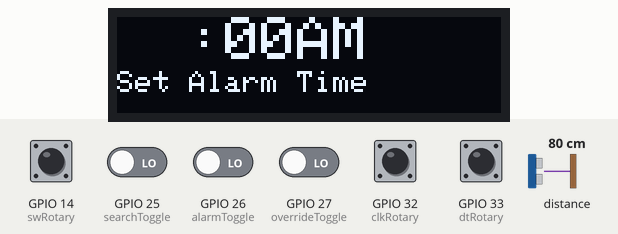
The sketch below on a simulated ESP32. On the bench: 128×32 one-colour display. The inputs (shaded band) are chosen by the test bench; at power-on: GPIO 14 (swRotary), GPIO 32 (clkRotary), GPIO 33 (dtRotary) HIGH, GPIO 25 (searchToggle), GPIO 26 (alarmToggle), GPIO 27 (overrideToggle) LOW, distance to the obstacle 80 cm. WiFi joins after 1.5 s; servers stay silent unless stated; I2S audio is not simulated (input reads silence); the local clock reads 2024-03-15 10:24:30 at power-on unless the sketch sets it; what the sketch prints to the serial monitor is not drawn.

Above: at 4.39 s.
4.8 s: GPIO 32 (clkRotary) pulled LOW for 1 s
At 5.44 s:
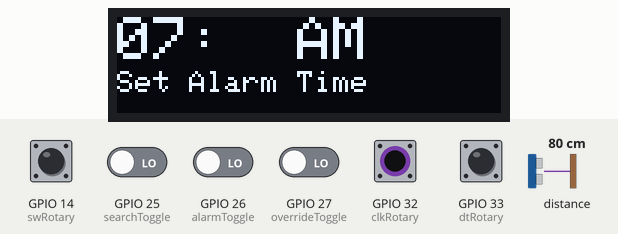
8.3 s: GPIO 32 (clkRotary) pulled LOW for 0.2 s
At 9.13 s:
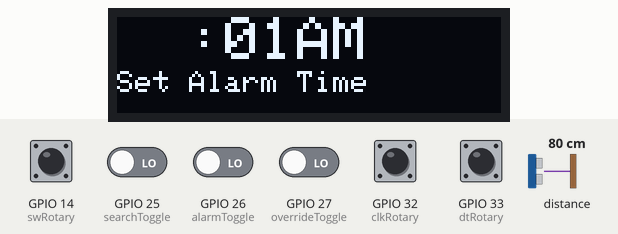
10.5 s: GPIO 32 (clkRotary) pulled LOW for 0.2 s
At 11.36 s:
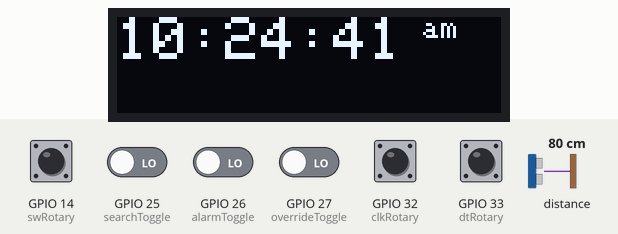
13.7 s: GPIO 25 (searchToggle) driven HIGH
At 14.43 s:
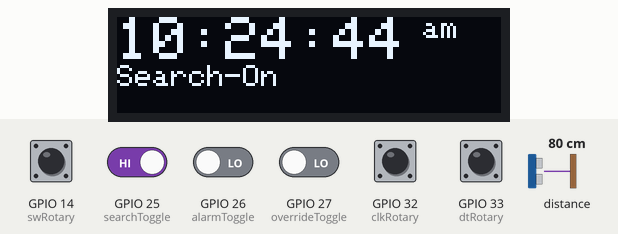
16.7 s: GPIO 26 (alarmToggle) driven HIGH
At 17.72 s:
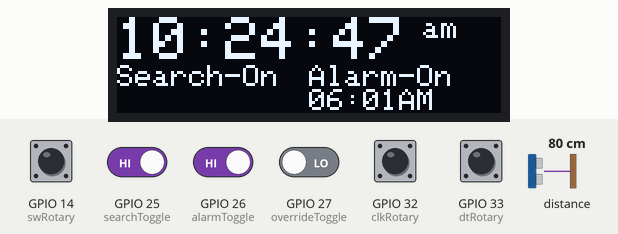
19.7 s: GPIO 27 (overrideToggle) driven HIGH
At 20.84 s:
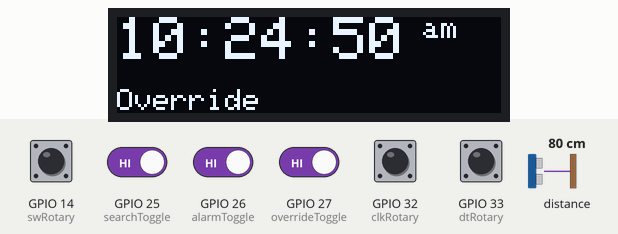
Timing chart, 0 to 22.7 s (numbered marks = the images above; inputs shaded):
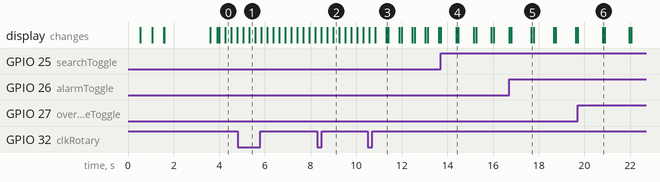

Measured:
- after the input at 4.8 s, the display: first differs from a run without the input after 0.52 s (image 1)
- after the input at 8.3 s, the display: first differs from a run without the input after 0.70 s (image 2)

The sketch:

AutoBlinds3.ino
```cpp
#include "AutoBlinds.hpp"

void setup() {
  AutoBlinds::setupAll();
}

void loop() {
  AutoBlinds::loopAll();
}
```

AutoBlinds.cpp
```cpp
#include "AutoBlinds.hpp"

#include <Adafruit_GFX.h>
#include <Adafruit_SSD1306.h>
#include <esp_now.h>
#include "time.h"
#include <Wire.h>
#include <WiFi.h>
#include <Adafruit_VL53L0X.h>
#include <driver/i2s.h>
#include <math.h>

// -------------------- Constants --------------------
#define SCREEN_WIDTH 128
#define SCREEN_HEIGHT 32
#define OLED_RESET -1
#define SCREEN_ADDRESS 0x3C
#define WIFI_TIMEOUT 45

// Buttons & encoders
#define searchToggle 25
#define alarmToggle 26
#define overrideToggle 27
#define clkRotary 32
#define dtRotary 33
#define swRotary 14

// I2S Microphone
#define I2S_WS 12
#define I2S_SCK 18
#define I2S_SD 13
#define SAMPLE_RATE 16000
#define SAMPLE_BUFFER_SIZE 1024
#define CLAP_THRESHOLD 1350

// WiFi / Time
static const char* ssid     = "Telstra062913";
static const char* password = "9dvwrtbqd7";
static const char* ntpServer = "pool.ntp.org";
static const long  gmtOffset_sec = 10 * 3600;  // GMT+10
static const int   daylightOffset_sec = 3600;  // DST+1

// ESP-NOW peer
static uint8_t broadcastAddress[] = {0x24, 0x6F, 0x28, 0x7A, 0xAE, 0x7C};

namespace {
  // Display / sensors
  Adafruit_SSD1306 display(SCREEN_WIDTH, SCREEN_HEIGHT, &Wire, OLED_RESET);
  Adafruit_VL53L0X lox;

  // Clap/mic
  int16_t i2sBuffer[SAMPLE_BUFFER_SIZE];
  unsigned long timeLastDoubleClap = 0;

  // Flash times
  int flashStart = 600;
  int flashEnd   = 1000;

  // Flags
  bool searchFlag = false;
  bool alarmFlag = false;
  bool overrideFlag = false;
  bool swRotaryFlag = false;
  volatile bool previousAstate = false;
  volatile double encoderValue = 0;

  // Alarm state
  int  alarmHr = 7;
  int  alarmMin = 0;
  int  digitSelected = 0;
  bool changeDigit = false;
  bool alarmAm = true;
  bool inBed = false;

  bool wifiOk = true;

  // Forward decls
  void espNowInit();
  void espNowSend(bool data);
  void i2s_install();
  void printTime(struct tm timeinfo);
  void search();
  void changeAlarm();
  String alarmToString();
  void readPins();
  void selectFlash(String result, double *previousEncoderValue, unsigned long *lastFlashTimePr);
  void changeAlarmHelper(int upOrDown);
  int  readMicData();
  bool determinClap();

  void OnDataSent(const uint8_t *mac_addr, esp_now_send_status_t status) {
    if (status != ESP_NOW_SEND_SUCCESS) {
      Serial.print("esp now fail");
    }
  }

  void i2s_install() {
    i2s_config_t i2s_config = {
      .mode = (i2s_mode_t)(I2S_MODE_MASTER | I2S_MODE_RX),
      .sample_rate = SAMPLE_RATE,
      .bits_per_sample = I2S_BITS_PER_SAMPLE_16BIT,
      .channel_format = I2S_CHANNEL_FMT_ONLY_LEFT,
      .communication_format = I2S_COMM_FORMAT_I2S,
      .intr_alloc_flags = 0,
      .dma_buf_count = 8,
      .dma_buf_len = 512,
      .use_apll = false
    };
    i2s_driver_install(I2S_NUM_0, &i2s_config, 0, NULL);

    i2s_pin_config_t pin_config = {
      .bck_io_num = I2S_SCK,
      .ws_io_num = I2S_WS,
      .data_out_num = I2S_PIN_NO_CHANGE,
      .data_in_num = I2S_SD
    };
    i2s_set_pin(I2S_NUM_0, &pin_config);
  }

  void espNowInit() {
    if (esp_now_init() != ESP_OK) {
      Serial.println("Error initializing ESP-NOW");
      return;
    }
    esp_now_register_send_cb(OnDataSent);

    esp_now_peer_info_t peerInfo;
    memset(&peerInfo, 0, sizeof(peerInfo));
    memcpy(peerInfo.peer_addr, broadcastAddress, 6);
    peerInfo.channel = 0;
    peerInfo.encrypt = false;

    if (esp_now_add_peer(&peerInfo) != ESP_OK) {
      Serial.println("Failed to add peer");
      return;
    }
  }

  void espNowSend(bool data) {
    esp_err_t result = esp_now_send(broadcastAddress, (uint8_t*)&data, sizeof(data));
    if (result == ESP_OK) {
      Serial.println("Sending confirmed");
    } else {
      Serial.println("Sending error");
    }
  }

  void printTime(struct tm timeinfo) {
    char timeStr[18];
    strftime(timeStr, sizeof(timeStr), "%I:%M:%S", &timeinfo);
    display.setTextSize(2);
    display.setTextColor(SSD1306_WHITE);
    display.setCursor(0, 0);
    display.print(timeStr);
    display.setTextSize(1);
    // Keep your original formatting call:
    display.println(&timeinfo, " %P");
    display.display();
    display.clearDisplay();
  }

  void search() {
    VL53L0X_RangingMeasurementData_t measure;
    lox.rangingTest(&measure, false);
    if (measure.RangeStatus != 4) {
      Serial.print("Distance: ");
      Serial.print(measure.RangeMilliMeter);
      Serial.println(" mm");
    } else {
      // Out of range
    }
  }

  String alarmToString() {
    String result;
    String hrs = String(alarmHr);
    String mins = String(alarmMin);
    if (alarmHr < 10) result = "0" + hrs + ":";
    else result = hrs + ":";

    if (alarmMin < 10) result += "0" + String(alarmMin);
    else result += String(alarmMin);

    result += (alarmAm ? "AM" : "PM");
    return result;
  }

  void changeAlarmHelper(int upOrDown) {
    Serial.print("upOrDown: ");
    Serial.println(upOrDown);

    if (digitSelected != 3 && digitalRead(swRotary) == HIGH) {
      changeDigit = !changeDigit;
      delay(200);
    }
    if (changeDigit) { flashStart = 200; flashEnd = 400; }
    else { flashStart = 600; flashEnd = 1000; }

    if (digitSelected == 0 && changeDigit) {
      if (upOrDown == 1) { alarmHr++; if (alarmHr > 12) alarmHr = 1; }
      else if (upOrDown == -1) { alarmHr--; if (alarmHr < 1) alarmHr = 12; }
      Serial.print("alarmHr: ");
      Serial.println(alarmHr);
    } else if (digitSelected == 1 && changeDigit) {
      if (upOrDown == 1) { alarmMin++; if (alarmMin > 59) alarmMin = 0; }
      else if (upOrDown == -1) { alarmMin--; if (alarmMin < 0) alarmMin = 59; }
    } else if (digitSelected == 2 && changeDigit) {
      if (upOrDown == 1 || upOrDown == -1) alarmAm = !alarmAm;
    }
  }

  void selectFlash(String result, double *previousEncoderValue, unsigned long *lastFlashTimePr) {
    delay(50);
    String setAlarm = "Set Alarm Time";
    int upOrDown = 0;

    if ((*previousEncoderValue) < encoderValue) {
      if (!changeDigit) {
        digitSelected++;
        if (digitSelected > 3) digitSelected = 0;
      }
      upOrDown = 1;
    } else if ((*previousEncoderValue) > encoderValue) {
      if (!changeDigit) {
        digitSelected--;
        if (digitSelected < 0) digitSelected = 3;
      }
      upOrDown = -1;
    }

    (*previousEncoderValue) = encoderValue;

    if (digitSelected == 0 && (*lastFlashTimePr) + flashStart < millis()) {
      result.setCharAt(0, ' ');
      result.setCharAt(1, ' ');
      if ((*lastFlashTimePr) + flashEnd < millis()) *lastFlashTimePr = millis();
    } else if (digitSelected == 1 && (*lastFlashTimePr) + flashStart < millis()) {
      result.setCharAt(3, ' ');
      result.setCharAt(4, ' ');
      if ((*lastFlashTimePr) + flashEnd < millis()) *lastFlashTimePr = millis();
    } else if (digitSelected == 2 && (*lastFlashTimePr) + flashStart < millis()) {
      result.setCharAt(5, ' ');
      result.setCharAt(6, ' ');
      if ((*lastFlashTimePr) + flashEnd < millis()) *lastFlashTimePr = millis();
    } else if (digitSelected == 3 && (*lastFlashTimePr) + flashStart < millis()) {
      setAlarm = " ";
      if ((*lastFlashTimePr) + flashEnd < millis()) *lastFlashTimePr = millis();
    }

    display.clearDisplay();
    display.setTextSize(2);
    display.setTextColor(SSD1306_WHITE);
    display.setCursor(0, 0);
    display.print(result);
    display.setCursor(0, 18);
    display.setTextSize(1);
    display.print(setAlarm);
    display.display();

    // Exit "set alarm"
    if (digitSelected == 3 && digitalRead(swRotary) == HIGH) {
      swRotaryFlag = !swRotaryFlag;
      delay(200);
    }
    changeAlarmHelper(upOrDown);
  }

  void changeAlarm() {
    if (swRotaryFlag == true) {
      double previousEncoderValue = encoderValue;
      unsigned long lastFlashTime = millis();
      while (swRotaryFlag) {
        String result = alarmToString();
        selectFlash(result, &previousEncoderValue, &lastFlashTime);
      }
    }
  }

  void readPins() {
    display.clearDisplay();

    if (digitalRead(searchToggle) == HIGH) { searchFlag = !searchFlag; delay(200); }
    if (digitalRead(alarmToggle)  == HIGH) { alarmFlag  = !alarmFlag;  delay(200); }
    if (digitalRead(overrideToggle) == HIGH) { overrideFlag = !overrideFlag; delay(200); }
    if (digitalRead(swRotary) == HIGH) { swRotaryFlag = !swRotaryFlag; delay(200); }

    if (searchFlag) {
      display.setTextSize(1); display.setTextColor(SSD1306_WHITE);
      display.setCursor(0, 16); display.print("Search-On");
    }
    if (alarmFlag) {
      display.setTextSize(1); display.setTextColor(SSD1306_WHITE);
      display.setCursor(64, 16); display.print("Alarm-On");
      display.setCursor(64, 24); display.print(alarmToString());
    }
    if (overrideFlag) {
      display.setTextSize(1); display.setTextColor(SSD1306_WHITE);
      display.setCursor(0, 24); display.print("Override");
    }
  }

  int readMicData() {
    size_t bytes_read;
    i2s_read(I2S_NUM_0, i2sBuffer, sizeof(i2sBuffer), &bytes_read, portMAX_DELAY);
    int32_t sum = 0;
    for (int i = 0; i < (int)(bytes_read / 2); i++) {
      sum += abs(i2sBuffer[i]);
    }
    return sum / (int)(bytes_read / 2);
  }

  bool determinClap() {
    int data = readMicData();
    Serial.println(data);
    int clapCounter = 0;
    unsigned long currentTime = 0;

    if (data > CLAP_THRESHOLD) {
      clapCounter++;
      currentTime = millis();
      while (300 + currentTime > millis()) {
        if (readMicData() > CLAP_THRESHOLD) { clapCounter++; }
      }
      int clapCounterSave = clapCounter;
      currentTime = millis();
      while (200 + currentTime > millis()) {
        if (readMicData() > CLAP_THRESHOLD) { clapCounter++; }
      }
      if (clapCounterSave == clapCounter && clapCounter > 1) {
        Serial.println("trigger");
        return true;
      }
    }
    return false;
  }
}

// -------------------- Public API --------------------
void AutoBlinds::setupAll() {
  Serial.begin(115200);

  // OLED
  if (!display.begin(SSD1306_SWITCHCAPVCC, SCREEN_ADDRESS)) {
    Serial.println("SSD1306 allocation failed!");
    while (true) { delay(1000); }
  }

  // WiFi connect
  WiFi.begin(ssid, password);
  int cursor = 0;
  int t = 0;
  display.clearDisplay();
  while (WiFi.status() != WL_CONNECTED) {
    delay(500);
    display.setTextSize(1);
    display.setTextColor(WHITE);
    display.print(".");
    cursor++; t++;
    display.display();

    if (WIFI_TIMEOUT - t <= 0) {
      display.clearDisplay();
      display.setTextSize(2);
      display.setCursor(0, 0);
      display.println("Wifi Fail");
      display.display();
      delay(2000);
      display.clearDisplay();
      display.setCursor(0, 0);
      display.println("No Time");
      display.display();
      delay(2000);
      wifiOk = false;
      break;
    } else if (cursor >= 10) {
      cursor = 0;
      display.clearDisplay();
      display.setCursor(0, 0);
    }
  }
  if (WiFi.status() == WL_CONNECTED) {
    configTime(gmtOffset_sec, daylightOffset_sec, ntpServer);
    configTzTime("AEST-10AEDT,M10.1.0,M4.1.0/3", ntpServer);
    display.clearDisplay();
    display.setCursor(0, 0);
    display.setTextSize(1);
    display.println(ssid);
    display.print("success");
    display.display();
    delay(2000);
  }

  // ToF
  if (!lox.begin()) {
    Serial.println("Failed to initialize VL53L0X! Check connections.");
    display.clearDisplay();
    display.setCursor(0, 0);
    display.setTextSize(1);
    display.print("TOFS ERROR");
    display.display();
    while (1) { delay(10); }
  }
  Serial.println("VL53L0X Initialized.");

  // Pins
  pinMode(searchToggle, INPUT);
  pinMode(alarmToggle, INPUT);
  pinMode(overrideToggle, INPUT);
  pinMode(clkRotary, INPUT_PULLUP);
  pinMode(dtRotary, INPUT_PULLUP);
  pinMode(swRotary, INPUT_PULLUP);

  previousAstate = digitalRead(clkRotary);
  attachInterrupt(digitalPinToInterrupt(clkRotary), AutoBlinds::readEncoderISR, CHANGE);

  // Microphone
  i2s_install();

  // ESP-NOW
  espNowInit();
  espNowSend(true);
}

void AutoBlinds::loopAll() {
  if (wifiOk) {
    struct tm timeinfo;
    if (!getLocalTime(&timeinfo)) {
      Serial.println("NTC fail");
    }
    printTime(timeinfo);
    search();
    changeAlarm();
    readPins();
    determinClap();
  }
}

void IRAM_ATTR AutoBlinds::readEncoderISR() {
  bool aState = digitalRead(clkRotary);
  bool bState = digitalRead(dtRotary);
  if (aState != previousAstate) {
    if (aState != bState) { encoderValue++; }  // Clockwise
    else { encoderValue--; }                    // Counterclockwise
  }
  previousAstate = aState;
}
```

AutoBlinds.hpp
```cpp
#pragma once
#include <Arduino.h>

namespace AutoBlinds {
  void setupAll();
  void loopAll();
  void IRAM_ATTR readEncoderISR();
}
```
